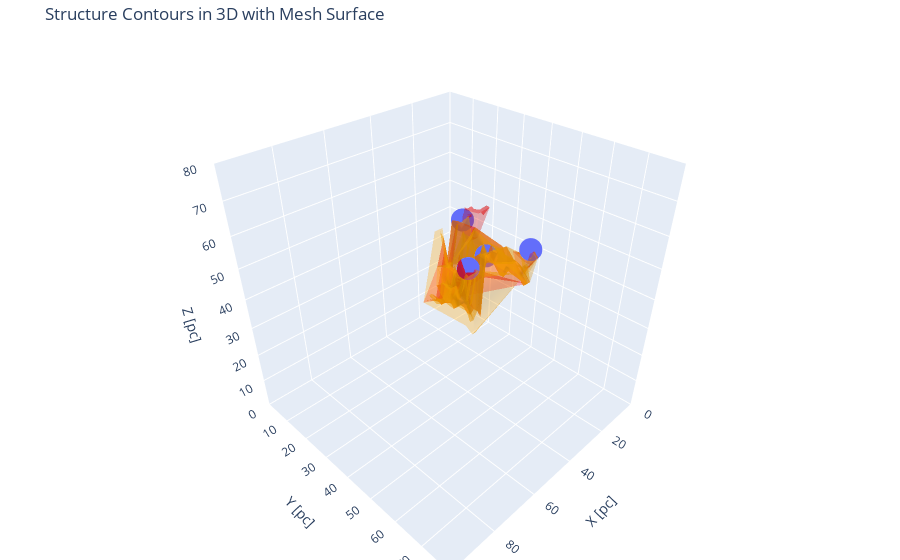

Notebook code for this chart:
### Code cell
# plot by plotly

fig = px.scatter_3d(leaf_feature, x='x_peak', y='z_peak', z='y_peak')

# Leaf structures
for i, leaf_structure_index in enumerate(leaf_indices):
    leaf_structure = dendro[leaf_structure_index]
    leaf_mask = leaf_structure.get_mask()
    leaf_mask_indices = np.where(leaf_mask)
    mesh_leaf = go.Mesh3d(x=leaf_mask_indices[0] * hx, 
                          y=leaf_mask_indices[2] * hy, 
                          z=leaf_mask_indices[1] * hz, 
                          opacity=0.3,
                          color='red',
                          name=f'Leaf {i + 1} - Surface')
    fig.add_trace(mesh_leaf)

# Branch structures
for j, branch_structure_index in enumerate(branch_indices):
    branch_structure = dendro[branch_structure_index]
    branch_mask = branch_structure.get_mask()
    branch_mask_indices = np.where(branch_mask)
    mesh_branch = go.Mesh3d(x=branch_mask_indices[0] * hx, 
                            y=branch_mask_indices[2] * hy, 
                            z=branch_mask_indices[1] * hz,
                            opacity=0.3, 
                            color='orange',
                            name=f'Branch {j + 1} - Surface')
    fig.add_trace(mesh_branch)

fig.update_layout(
    scene=dict(
        xaxis=dict(title='X [pc]', range=[0, 100]),
        yaxis=dict(title='Y [pc]', range=[0, 80]),
        zaxis=dict(title='Z [pc]', range=[0, 80]),
        aspectratio=dict(x=1, y=1, z=1)
    ),
    title='Structure Contours in 3D with Mesh Surface',
    margin=dict(l=0, r=0, b=0, t=40),
    showlegend=True)

### Figure 1 — Plotly figure (JSON) as saved in the notebook; plotly's stock layout.template omitted (floating-point values rounded to 4 significant figures; data arrays with more than 128 entries replaced by an {"elided": "..."} marker saying what was removed)
{"data": [{"hovertemplate": "x_peak=%{x}<br>z_peak=%{y}<br>y_peak=%{z}<extra></extra>", "legendgroup": "", "marker": {"color": "#636efa", "symbol": "circle"}, "mode": "markers", "name": "", "scene": "scene", "showlegend": false, "type": "scatter3d", "x": [19.38, 30.45, 27.69, 47.07], "y": [20.76, 38.76, 52.6, 44.3], "z": [48.45, 47.07, 53.99, 51.22]}, {"color": "red", "name": "Leaf 1 - Surface", "opacity": 0.3, "type": "mesh3d", "x": [13.84, 15.23, 15.23, 15.23, 16.61, 16.61, 16.61, 16.61, 16.61, 16.61, 16.61, 16.61, 16.61, 16.61, 16.61, 16.61, 16.61, 16.61, 16.61, 18.0, 18.0, 18.0, 18.0, 18.0, 18.0, 18.0, 18.0, 18.0, 18.0, 18.0, 18.0, 18.0, 18.0, 18.0, 18.0, 18.0, 18.0, 18.0, 18.0, 18.0, 18.0, 19.38, 19.38, 19.38, 19.38, 19.38, 19.38, 19.38, 19.38, 19.38, 19.38, 19.38, 19.38, 19.38, 19.38, 19.38, 19.38, 19.38, 19.38, 19.38, 20.76, 20.76, 20.76, 20.76, 20.76, 20.76, 20.76, 20.76, 20.76, 20.76, 20.76, 20.76, 20.76, 20.76, 20.76, 20.76, 20.76, 22.15, 22.15, 22.15, 22.15, 22.15, 22.15, 22.15, 22.15, 22.15, 22.15, 23.53, 23.53, 23.53, 23.53, 23.53, 23.53, 23.53, 23.53, 24.92], "y": [23.53, 22.15, 23.53, 23.53, 19.38, 19.38, 20.76, 20.76, 22.15, 23.53, 20.76, 22.15, 23.53, 19.38, 22.15, 23.53, 24.92, 24.92, 26.3, 22.15, 23.53, 19.38, 20.76, 22.15, 23.53, 19.38, 20.76, 22.15, 23.53, 19.38, 20.76, 22.15, 23.53, 24.92, 20.76, 22.15, 23.53, 23.53, 24.92, 26.3, 29.07, 22.15, 20.76, 22.15, 20.76, 22.15, 20.76, 22.15, 23.53, 20.76, 22.15, 23.53, 24.92, 24.92, 26.3, 27.69, 29.07, 29.07, 30.45, 31.84, 22.15, 23.53, 24.92, 22.15, 23.53, 24.92, 26.3, 22.15, 23.53, 26.3, 27.69, 30.45, 22.15, 23.53, 29.07, 30.45, 30.45, 23.53, 24.92, 26.3, 23.53, 23.53, 24.92, 26.3, 27.69, 30.45, 30.45, 24.92, 26.3, 29.07, 30.45, 24.92, 26.3, 27.69, 29.07, 26.3], "z": [41.53, 41.53, 41.53, 42.91, 38.76, 40.14, 40.14, 41.53, 41.53, 41.53, 42.91, 42.91, 42.91, 44.3, 48.45, 48.45, 48.45, 49.83, 52.6, 42.91, 42.91, 44.3, 44.3, 44.3, 44.3, 45.68, 45.68, 45.68, 45.68, 47.07, 47.07, 47.07, 47.07, 47.07, 48.45, 48.45, 48.45, 49.83, 49.83, 52.6, 55.37, 45.68, 47.07, 47.07, 48.45, 48.45, 49.83, 49.83, 49.83, 51.22, 51.22, 51.22, 51.22, 52.6, 52.6, 53.99, 55.37, 56.76, 56.76, 56.76, 51.22, 51.22, 51.22, 52.6, 52.6, 52.6, 52.6, 53.99, 53.99, 53.99, 53.99, 53.99, 55.37, 55.37, 55.37, 55.37, 56.76, 52.6, 52.6, 52.6, 53.99, 55.37, 55.37, 55.37, 55.37, 55.37, 56.76, 55.37, 55.37, 55.37, 55.37, 56.76, 56.76, 56.76, 56.76, 55.37]}, {"color": "red", "name": "Leaf 2 - Surface", "opacity": 0.3, "type": "mesh3d", "x": {"elided": "635 float values"}, "y": {"elided": "635 float values"}, "z": {"elided": "635 float values"}}, {"color": "red", "name": "Leaf 3 - Surface", "opacity": 0.3, "type": "mesh3d", "x": [26.3, 26.3, 26.3, 26.3, 26.3, 26.3, 26.3, 26.3, 26.3, 27.69, 27.69, 27.69, 27.69, 27.69, 27.69, 27.69, 27.69, 27.69, 27.69, 29.07, 29.07, 29.07, 29.07, 29.07, 29.07, 30.45, 30.45, 30.45, 30.45, 30.45, 30.45, 30.45, 30.45, 30.45, 30.45, 31.84, 31.84, 31.84, 31.84, 31.84, 31.84, 31.84, 31.84, 33.22, 33.22, 33.22, 34.61, 34.61, 34.61, 34.61, 34.61, 34.61, 34.61, 35.99, 35.99, 35.99, 37.38, 37.38, 38.76, 40.14, 40.14], "y": [49.83, 51.22, 52.6, 49.83, 51.22, 52.6, 49.83, 51.22, 51.22, 51.22, 52.6, 55.37, 51.22, 52.6, 53.99, 55.37, 51.22, 52.6, 53.99, 52.6, 53.99, 55.37, 51.22, 52.6, 53.99, 52.6, 53.99, 48.45, 49.83, 51.22, 52.6, 53.99, 51.22, 52.6, 53.99, 53.99, 52.6, 53.99, 55.37, 52.6, 51.22, 52.6, 53.99, 52.6, 53.99, 55.37, 55.37, 52.6, 53.99, 55.37, 53.99, 55.37, 53.99, 53.99, 55.37, 55.37, 55.37, 56.76, 56.76, 56.76, 58.14], "z": [48.45, 48.45, 48.45, 49.83, 49.83, 49.83, 51.22, 51.22, 52.6, 52.6, 52.6, 52.6, 53.99, 53.99, 53.99, 53.99, 55.37, 55.37, 55.37, 52.6, 52.6, 52.6, 53.99, 53.99, 53.99, 51.22, 51.22, 52.6, 52.6, 52.6, 52.6, 52.6, 53.99, 53.99, 53.99, 49.83, 51.22, 51.22, 51.22, 52.6, 53.99, 53.99, 53.99, 51.22, 51.22, 51.22, 49.83, 51.22, 51.22, 51.22, 52.6, 52.6, 53.99, 52.6, 52.6, 53.99, 52.6, 52.6, 52.6, 52.6, 52.6]}, {"color": "red", "name": "Leaf 4 - Surface", "opacity": 0.3, "type": "mesh3d", "x": {"elided": "161 float values"}, "y": {"elided": "161 float values"}, "z": {"elided": "161 float values"}}, {"color": "orange", "name": "Branch 1 - Surface", "opacity": 0.3, "type": "mesh3d", "x": {"elided": "827 float values"}, "y": {"elided": "827 float values"}, "z": {"elided": "827 float values"}}, {"color": "orange", "name": "Branch 2 - Surface", "opacity": 0.3, "type": "mesh3d", "x": {"elided": "405 float values"}, "y": {"elided": "405 float values"}, "z": {"elided": "405 float values"}}], "layout": {"legend": {"tracegroupgap": 0}, "margin": {"b": 0, "l": 0, "r": 0, "t": 40}, "scene": {"aspectratio": {"x": 1, "y": 1, "z": 1}, "domain": {"x": [0, 1], "y": [0, 1]}, "xaxis": {"range": [0, 100], "title": {"text": "X [pc]"}}, "yaxis": {"range": [0, 80], "title": {"text": "Y [pc]"}}, "zaxis": {"range": [0, 80], "title": {"text": "Z [pc]"}}}, "showlegend": true, "title": {"text": "Structure Contours in 3D with Mesh Surface"}}}
